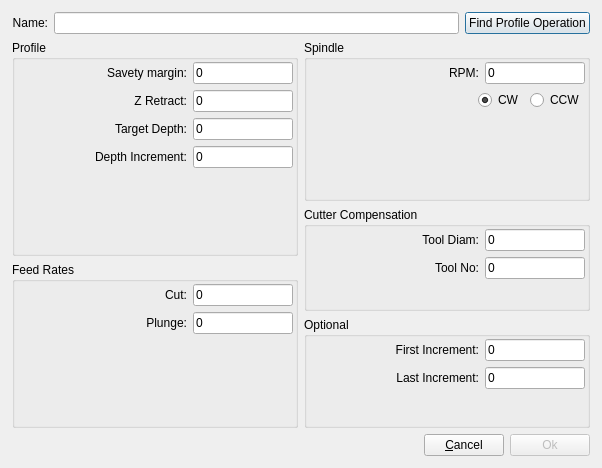
<?xml version="1.0" encoding="UTF-8"?>
<ui version="4.0">
 <class>CAMProfileSettings</class>
 <widget class="QDialog" name="CAMProfileSettings">
  <property name="geometry">
   <rect>
    <x>0</x>
    <y>0</y>
    <width>602</width>
    <height>468</height>
   </rect>
  </property>
  <property name="windowTitle">
   <string>Profile Options</string>
  </property>
  <property name="sizeGripEnabled">
   <bool>false</bool>
  </property>
  <property name="modal">
   <bool>false</bool>
  </property>
  <layout class="QGridLayout" name="gridLayout">
   <property name="margin">
    <number>12</number>
   </property>
   <item row="0" column="0" colspan="2">
    <layout class="QHBoxLayout" name="horizontalLayout_14">
     <item>
      <widget class="QLabel" name="textLabel1">
       <property name="text">
        <string>&lt;p align=&quot;right&quot;&gt;Name:&lt;/p&gt;</string>
       </property>
       <property name="wordWrap">
        <bool>false</bool>
       </property>
      </widget>
     </item>
     <item>
      <widget class="QLineEdit" name="leOPName"/>
     </item>
     <item>
      <widget class="QPushButton" name="bFindProfileOperation">
       <property name="text">
        <string>Find Profile Operation</string>
       </property>
      </widget>
     </item>
    </layout>
   </item>
   <item row="1" column="0" rowspan="2">
    <widget class="QGroupBox" name="groupBox1">
     <property name="sizePolicy">
      <sizepolicy hsizetype="MinimumExpanding" vsizetype="Preferred">
       <horstretch>0</horstretch>
       <verstretch>0</verstretch>
      </sizepolicy>
     </property>
     <property name="minimumSize">
      <size>
       <width>281</width>
       <height>0</height>
      </size>
     </property>
     <property name="title">
      <string>Profile</string>
     </property>
     <layout class="QVBoxLayout" name="verticalLayout_5">
      <property name="margin">
       <number>2</number>
      </property>
      <item>
       <layout class="QHBoxLayout" name="horizontalLayout_9">
        <item>
         <spacer name="horizontalSpacer_3">
          <property name="orientation">
           <enum>Qt::Horizontal</enum>
          </property>
          <property name="sizeHint" stdset="0">
           <size>
            <width>40</width>
            <height>20</height>
           </size>
          </property>
         </spacer>
        </item>
        <item>
         <widget class="QLabel" name="textLabel1_2_3">
          <property name="text">
           <string>&lt;p align=&quot;right&quot;&gt;Savety margin:&lt;/p&gt;</string>
          </property>
          <property name="wordWrap">
           <bool>false</bool>
          </property>
          <property name="buddy">
           <cstring>leWidth</cstring>
          </property>
         </widget>
        </item>
        <item>
         <widget class="QLineEdit" name="leSavetyMargin">
          <property name="minimumSize">
           <size>
            <width>100</width>
            <height>0</height>
           </size>
          </property>
          <property name="maximumSize">
           <size>
            <width>100</width>
            <height>16777215</height>
           </size>
          </property>
          <property name="text">
           <string>0</string>
          </property>
         </widget>
        </item>
       </layout>
      </item>
      <item>
       <layout class="QHBoxLayout" name="horizontalLayout_10">
        <item>
         <spacer name="horizontalSpacer_4">
          <property name="orientation">
           <enum>Qt::Horizontal</enum>
          </property>
          <property name="sizeHint" stdset="0">
           <size>
            <width>40</width>
            <height>20</height>
           </size>
          </property>
         </spacer>
        </item>
        <item>
         <widget class="QLabel" name="textLabel1_2">
          <property name="text">
           <string>&lt;p align=&quot;right&quot;&gt;Z Retract:&lt;/ps&gt;</string>
          </property>
          <property name="wordWrap">
           <bool>false</bool>
          </property>
         </widget>
        </item>
        <item>
         <widget class="QLineEdit" name="leZRetract">
          <property name="minimumSize">
           <size>
            <width>100</width>
            <height>0</height>
           </size>
          </property>
          <property name="maximumSize">
           <size>
            <width>100</width>
            <height>16777215</height>
           </size>
          </property>
          <property name="text">
           <string>0</string>
          </property>
         </widget>
        </item>
       </layout>
      </item>
      <item>
       <layout class="QHBoxLayout" name="horizontalLayout_11">
        <item>
         <spacer name="horizontalSpacer_5">
          <property name="orientation">
           <enum>Qt::Horizontal</enum>
          </property>
          <property name="sizeHint" stdset="0">
           <size>
            <width>40</width>
            <height>20</height>
           </size>
          </property>
         </spacer>
        </item>
        <item>
         <widget class="QLabel" name="textLabel1_2_2">
          <property name="text">
           <string>&lt;p align=&quot;right&quot;&gt;Target Depth:&lt;/p&gt;</string>
          </property>
          <property name="wordWrap">
           <bool>false</bool>
          </property>
         </widget>
        </item>
        <item>
         <widget class="QLineEdit" name="leTargetDepth">
          <property name="minimumSize">
           <size>
            <width>100</width>
            <height>0</height>
           </size>
          </property>
          <property name="maximumSize">
           <size>
            <width>100</width>
            <height>16777215</height>
           </size>
          </property>
          <property name="text">
           <string>0</string>
          </property>
         </widget>
        </item>
       </layout>
      </item>
      <item>
       <layout class="QHBoxLayout" name="horizontalLayout_12">
        <item>
         <spacer name="horizontalSpacer_6">
          <property name="orientation">
           <enum>Qt::Horizontal</enum>
          </property>
          <property name="sizeHint" stdset="0">
           <size>
            <width>40</width>
            <height>20</height>
           </size>
          </property>
         </spacer>
        </item>
        <item>
         <widget class="QLabel" name="textLabel1_2_2_3">
          <property name="text">
           <string>&lt;p align=&quot;right&quot;&gt;Depth Increment:&lt;/p&gt;</string>
          </property>
          <property name="wordWrap">
           <bool>false</bool>
          </property>
         </widget>
        </item>
        <item>
         <widget class="QLineEdit" name="leDepthIncrement">
          <property name="minimumSize">
           <size>
            <width>100</width>
            <height>0</height>
           </size>
          </property>
          <property name="maximumSize">
           <size>
            <width>100</width>
            <height>16777215</height>
           </size>
          </property>
          <property name="text">
           <string>0</string>
          </property>
         </widget>
        </item>
       </layout>
      </item>
      <item>
       <spacer name="verticalSpacer_5">
        <property name="orientation">
         <enum>Qt::Vertical</enum>
        </property>
        <property name="sizeHint" stdset="0">
         <size>
          <width>20</width>
          <height>40</height>
         </size>
        </property>
       </spacer>
      </item>
     </layout>
    </widget>
   </item>
   <item row="1" column="1">
    <widget class="QGroupBox" name="buttonGroup1">
     <property name="title">
      <string>Spindle</string>
     </property>
     <layout class="QVBoxLayout" name="verticalLayout">
      <property name="margin">
       <number>2</number>
      </property>
      <item>
       <layout class="QHBoxLayout" name="horizontalLayout_2">
        <item>
         <spacer name="horizontalSpacer_13">
          <property name="orientation">
           <enum>Qt::Horizontal</enum>
          </property>
          <property name="sizeHint" stdset="0">
           <size>
            <width>40</width>
            <height>20</height>
           </size>
          </property>
         </spacer>
        </item>
        <item>
         <widget class="QLabel" name="textLabel1_2_2_2_2_2_3">
          <property name="text">
           <string>&lt;p align=&quot;right&quot;&gt;RPM:&lt;/ps&gt;</string>
          </property>
          <property name="wordWrap">
           <bool>false</bool>
          </property>
         </widget>
        </item>
        <item>
         <widget class="QLineEdit" name="leSpindleRPM">
          <property name="minimumSize">
           <size>
            <width>100</width>
            <height>0</height>
           </size>
          </property>
          <property name="maximumSize">
           <size>
            <width>100</width>
            <height>16777215</height>
           </size>
          </property>
          <property name="text">
           <string>0</string>
          </property>
         </widget>
        </item>
       </layout>
      </item>
      <item>
       <layout class="QHBoxLayout" name="horizontalLayout">
        <item>
         <spacer name="horizontalSpacer">
          <property name="orientation">
           <enum>Qt::Horizontal</enum>
          </property>
          <property name="sizeHint" stdset="0">
           <size>
            <width>40</width>
            <height>20</height>
           </size>
          </property>
         </spacer>
        </item>
        <item>
         <widget class="QRadioButton" name="rbSPCW">
          <property name="text">
           <string>CW</string>
          </property>
          <property name="checked">
           <bool>true</bool>
          </property>
         </widget>
        </item>
        <item>
         <widget class="QRadioButton" name="rbSPCCW">
          <property name="text">
           <string>CCW</string>
          </property>
         </widget>
        </item>
       </layout>
      </item>
      <item>
       <spacer name="verticalSpacer_4">
        <property name="orientation">
         <enum>Qt::Vertical</enum>
        </property>
        <property name="sizeHint" stdset="0">
         <size>
          <width>20</width>
          <height>40</height>
         </size>
        </property>
       </spacer>
      </item>
     </layout>
    </widget>
   </item>
   <item row="2" column="1" rowspan="2">
    <widget class="QGroupBox" name="buttonGroup2">
     <property name="title">
      <string>Cutter Compensation</string>
     </property>
     <layout class="QVBoxLayout" name="verticalLayout_2">
      <property name="margin">
       <number>2</number>
      </property>
      <item>
       <layout class="QHBoxLayout" name="horizontalLayout_3">
        <item>
         <spacer name="horizontalSpacer_11">
          <property name="orientation">
           <enum>Qt::Horizontal</enum>
          </property>
          <property name="sizeHint" stdset="0">
           <size>
            <width>40</width>
            <height>20</height>
           </size>
          </property>
         </spacer>
        </item>
        <item>
         <widget class="QLabel" name="textLabel1_3">
          <property name="text">
           <string>&lt;p align=&quot;right&quot;&gt;Tool Diam:&lt;/p&gt;</string>
          </property>
          <property name="wordWrap">
           <bool>false</bool>
          </property>
         </widget>
        </item>
        <item>
         <widget class="QLineEdit" name="leToolDiameter">
          <property name="minimumSize">
           <size>
            <width>100</width>
            <height>0</height>
           </size>
          </property>
          <property name="maximumSize">
           <size>
            <width>100</width>
            <height>16777215</height>
           </size>
          </property>
          <property name="text">
           <string>0</string>
          </property>
         </widget>
        </item>
       </layout>
      </item>
      <item>
       <layout class="QHBoxLayout" name="horizontalLayout_4">
        <item>
         <spacer name="horizontalSpacer_12">
          <property name="orientation">
           <enum>Qt::Horizontal</enum>
          </property>
          <property name="sizeHint" stdset="0">
           <size>
            <width>40</width>
            <height>20</height>
           </size>
          </property>
         </spacer>
        </item>
        <item>
         <widget class="QLabel" name="textLabel1_3_2">
          <property name="text">
           <string>&lt;p align=&quot;right&quot;&gt;Tool No:&lt;/p&gt;</string>
          </property>
          <property name="wordWrap">
           <bool>false</bool>
          </property>
         </widget>
        </item>
        <item>
         <widget class="QLineEdit" name="leToolNumber">
          <property name="minimumSize">
           <size>
            <width>100</width>
            <height>0</height>
           </size>
          </property>
          <property name="maximumSize">
           <size>
            <width>100</width>
            <height>16777215</height>
           </size>
          </property>
          <property name="text">
           <string>0</string>
          </property>
         </widget>
        </item>
       </layout>
      </item>
      <item>
       <spacer name="verticalSpacer">
        <property name="orientation">
         <enum>Qt::Vertical</enum>
        </property>
        <property name="sizeHint" stdset="0">
         <size>
          <width>20</width>
          <height>40</height>
         </size>
        </property>
       </spacer>
      </item>
     </layout>
    </widget>
   </item>
   <item row="3" column="0" rowspan="2">
    <widget class="QGroupBox" name="groupBox3">
     <property name="title">
      <string>Feed Rates</string>
     </property>
     <layout class="QVBoxLayout" name="verticalLayout_4">
      <property name="margin">
       <number>2</number>
      </property>
      <item>
       <layout class="QHBoxLayout" name="horizontalLayout_8">
        <item>
         <spacer name="horizontalSpacer_8">
          <property name="orientation">
           <enum>Qt::Horizontal</enum>
          </property>
          <property name="sizeHint" stdset="0">
           <size>
            <width>40</width>
            <height>20</height>
           </size>
          </property>
         </spacer>
        </item>
        <item>
         <widget class="QLabel" name="textLabel1_2_2_2_2_2_2">
          <property name="text">
           <string>&lt;p align=&quot;right&quot;&gt;Cut:&lt;/p&gt;</string>
          </property>
          <property name="wordWrap">
           <bool>false</bool>
          </property>
         </widget>
        </item>
        <item>
         <widget class="QLineEdit" name="leFeedCutRate">
          <property name="minimumSize">
           <size>
            <width>100</width>
            <height>0</height>
           </size>
          </property>
          <property name="maximumSize">
           <size>
            <width>100</width>
            <height>16777215</height>
           </size>
          </property>
          <property name="text">
           <string>0</string>
          </property>
         </widget>
        </item>
       </layout>
      </item>
      <item>
       <layout class="QHBoxLayout" name="horizontalLayout_7">
        <item>
         <spacer name="horizontalSpacer_7">
          <property name="orientation">
           <enum>Qt::Horizontal</enum>
          </property>
          <property name="sizeHint" stdset="0">
           <size>
            <width>40</width>
            <height>20</height>
           </size>
          </property>
         </spacer>
        </item>
        <item>
         <widget class="QLabel" name="textLabel1_2_2_2_2_2">
          <property name="text">
           <string>&lt;p align=&quot;right&quot;&gt;Plunge:&lt;/p&gt;</string>
          </property>
          <property name="wordWrap">
           <bool>false</bool>
          </property>
         </widget>
        </item>
        <item>
         <widget class="QLineEdit" name="leFeedPlungeRate">
          <property name="minimumSize">
           <size>
            <width>100</width>
            <height>0</height>
           </size>
          </property>
          <property name="maximumSize">
           <size>
            <width>100</width>
            <height>16777215</height>
           </size>
          </property>
          <property name="text">
           <string>0</string>
          </property>
         </widget>
        </item>
       </layout>
      </item>
      <item>
       <spacer name="verticalSpacer_3">
        <property name="orientation">
         <enum>Qt::Vertical</enum>
        </property>
        <property name="sizeHint" stdset="0">
         <size>
          <width>20</width>
          <height>40</height>
         </size>
        </property>
       </spacer>
      </item>
     </layout>
    </widget>
   </item>
   <item row="4" column="1">
    <widget class="QGroupBox" name="groupBox2">
     <property name="title">
      <string>Optional</string>
     </property>
     <layout class="QVBoxLayout" name="verticalLayout_3">
      <property name="sizeConstraint">
       <enum>QLayout::SetDefaultConstraint</enum>
      </property>
      <property name="margin">
       <number>2</number>
      </property>
      <item>
       <layout class="QHBoxLayout" name="horizontalLayout_5">
        <item>
         <spacer name="horizontalSpacer_9">
          <property name="orientation">
           <enum>Qt::Horizontal</enum>
          </property>
          <property name="sizeHint" stdset="0">
           <size>
            <width>40</width>
            <height>20</height>
           </size>
          </property>
         </spacer>
        </item>
        <item>
         <widget class="QLabel" name="textLabel1_2_2_2">
          <property name="text">
           <string>&lt;p align=&quot;right&quot;&gt;First Increment:&lt;/p&gt;</string>
          </property>
          <property name="wordWrap">
           <bool>false</bool>
          </property>
         </widget>
        </item>
        <item>
         <widget class="QLineEdit" name="leFirstIncrement">
          <property name="minimumSize">
           <size>
            <width>100</width>
            <height>0</height>
           </size>
          </property>
          <property name="maximumSize">
           <size>
            <width>100</width>
            <height>16777215</height>
           </size>
          </property>
          <property name="text">
           <string>0</string>
          </property>
         </widget>
        </item>
       </layout>
      </item>
      <item>
       <layout class="QHBoxLayout" name="horizontalLayout_6">
        <item>
         <spacer name="horizontalSpacer_10">
          <property name="orientation">
           <enum>Qt::Horizontal</enum>
          </property>
          <property name="sizeHint" stdset="0">
           <size>
            <width>40</width>
            <height>20</height>
           </size>
          </property>
         </spacer>
        </item>
        <item>
         <widget class="QLabel" name="textLabel1_2_2_2_2">
          <property name="text">
           <string>&lt;p align=&quot;right&quot;&gt;Last Increment:&lt;/p&gt;</string>
          </property>
          <property name="wordWrap">
           <bool>false</bool>
          </property>
         </widget>
        </item>
        <item>
         <widget class="QLineEdit" name="leLastIncrement">
          <property name="minimumSize">
           <size>
            <width>100</width>
            <height>0</height>
           </size>
          </property>
          <property name="maximumSize">
           <size>
            <width>100</width>
            <height>16777215</height>
           </size>
          </property>
          <property name="text">
           <string>0</string>
          </property>
         </widget>
        </item>
       </layout>
      </item>
      <item>
       <spacer name="verticalSpacer_2">
        <property name="orientation">
         <enum>Qt::Vertical</enum>
        </property>
        <property name="sizeHint" stdset="0">
         <size>
          <width>20</width>
          <height>40</height>
         </size>
        </property>
       </spacer>
      </item>
     </layout>
    </widget>
   </item>
   <item row="5" column="1">
    <layout class="QHBoxLayout" name="horizontalLayout_13">
     <item>
      <spacer name="horizontalSpacer_2">
       <property name="orientation">
        <enum>Qt::Horizontal</enum>
       </property>
       <property name="sizeHint" stdset="0">
        <size>
         <width>40</width>
         <height>20</height>
        </size>
       </property>
      </spacer>
     </item>
     <item>
      <widget class="QPushButton" name="bCancel">
       <property name="text">
        <string>&amp;Cancel</string>
       </property>
       <property name="shortcut">
        <string>Alt+C</string>
       </property>
       <property name="autoDefault">
        <bool>true</bool>
       </property>
      </widget>
     </item>
     <item>
      <widget class="QPushButton" name="bOk">
       <property name="enabled">
        <bool>false</bool>
       </property>
       <property name="text">
        <string>Ok</string>
       </property>
       <property name="shortcut">
        <string>Alt+C</string>
       </property>
       <property name="autoDefault">
        <bool>true</bool>
       </property>
      </widget>
     </item>
    </layout>
   </item>
  </layout>
 </widget>
 <resources/>
 <connections>
  <connection>
   <sender>leOPName</sender>
   <signal>textChanged(QString)</signal>
   <receiver>CAMProfileSettings</receiver>
   <slot>testForm(QString)</slot>
   <hints>
    <hint type="sourcelabel">
     <x>167</x>
     <y>24</y>
    </hint>
    <hint type="destinationlabel">
     <x>87</x>
     <y>424</y>
    </hint>
   </hints>
  </connection>
  <connection>
   <sender>leSavetyMargin</sender>
   <signal>textChanged(QString)</signal>
   <receiver>CAMProfileSettings</receiver>
   <slot>testForm(QString)</slot>
   <hints>
    <hint type="sourcelabel">
     <x>238</x>
     <y>82</y>
    </hint>
    <hint type="destinationlabel">
     <x>208</x>
     <y>422</y>
    </hint>
   </hints>
  </connection>
  <connection>
   <sender>leZRetract</sender>
   <signal>textChanged(QString)</signal>
   <receiver>CAMProfileSettings</receiver>
   <slot>testForm(QString)</slot>
   <hints>
    <hint type="sourcelabel">
     <x>261</x>
     <y>123</y>
    </hint>
    <hint type="destinationlabel">
     <x>298</x>
     <y>322</y>
    </hint>
   </hints>
  </connection>
  <connection>
   <sender>leTargetDepth</sender>
   <signal>textChanged(QString)</signal>
   <receiver>CAMProfileSettings</receiver>
   <slot>testForm(QString)</slot>
   <hints>
    <hint type="sourcelabel">
     <x>227</x>
     <y>150</y>
    </hint>
    <hint type="destinationlabel">
     <x>269</x>
     <y>420</y>
    </hint>
   </hints>
  </connection>
  <connection>
   <sender>leDepthIncrement</sender>
   <signal>textChanged(QString)</signal>
   <receiver>CAMProfileSettings</receiver>
   <slot>testForm(QString)</slot>
   <hints>
    <hint type="sourcelabel">
     <x>266</x>
     <y>193</y>
    </hint>
    <hint type="destinationlabel">
     <x>299</x>
     <y>434</y>
    </hint>
   </hints>
  </connection>
  <connection>
   <sender>leFeedCutRate</sender>
   <signal>textChanged(QString)</signal>
   <receiver>CAMProfileSettings</receiver>
   <slot>testForm(QString)</slot>
   <hints>
    <hint type="sourcelabel">
     <x>270</x>
     <y>284</y>
    </hint>
    <hint type="destinationlabel">
     <x>108</x>
     <y>432</y>
    </hint>
   </hints>
  </connection>
  <connection>
   <sender>leFeedPlungeRate</sender>
   <signal>textChanged(QString)</signal>
   <receiver>CAMProfileSettings</receiver>
   <slot>testForm(QString)</slot>
   <hints>
    <hint type="sourcelabel">
     <x>202</x>
     <y>321</y>
    </hint>
    <hint type="destinationlabel">
     <x>396</x>
     <y>414</y>
    </hint>
   </hints>
  </connection>
  <connection>
   <sender>leSpindleRPM</sender>
   <signal>textChanged(QString)</signal>
   <receiver>CAMProfileSettings</receiver>
   <slot>testForm(QString)</slot>
   <hints>
    <hint type="sourcelabel">
     <x>520</x>
     <y>85</y>
    </hint>
    <hint type="destinationlabel">
     <x>134</x>
     <y>446</y>
    </hint>
   </hints>
  </connection>
  <connection>
   <sender>leToolDiameter</sender>
   <signal>textChanged(QString)</signal>
   <receiver>CAMProfileSettings</receiver>
   <slot>testForm(QString)</slot>
   <hints>
    <hint type="sourcelabel">
     <x>506</x>
     <y>238</y>
    </hint>
    <hint type="destinationlabel">
     <x>167</x>
     <y>453</y>
    </hint>
   </hints>
  </connection>
  <connection>
   <sender>leToolNumber</sender>
   <signal>textChanged(QString)</signal>
   <receiver>CAMProfileSettings</receiver>
   <slot>testForm(QString)</slot>
   <hints>
    <hint type="sourcelabel">
     <x>498</x>
     <y>275</y>
    </hint>
    <hint type="destinationlabel">
     <x>183</x>
     <y>460</y>
    </hint>
   </hints>
  </connection>
  <connection>
   <sender>leFirstIncrement</sender>
   <signal>textChanged(QString)</signal>
   <receiver>CAMProfileSettings</receiver>
   <slot>testForm(QString)</slot>
   <hints>
    <hint type="sourcelabel">
     <x>501</x>
     <y>339</y>
    </hint>
    <hint type="destinationlabel">
     <x>360</x>
     <y>470</y>
    </hint>
   </hints>
  </connection>
  <connection>
   <sender>leLastIncrement</sender>
   <signal>textChanged(QString)</signal>
   <receiver>CAMProfileSettings</receiver>
   <slot>testForm(QString)</slot>
   <hints>
    <hint type="sourcelabel">
     <x>551</x>
     <y>375</y>
    </hint>
    <hint type="destinationlabel">
     <x>521</x>
     <y>458</y>
    </hint>
   </hints>
  </connection>
 </connections>
 <slots>
  <slot>testForm(QString)</slot>
 </slots>
</ui>
